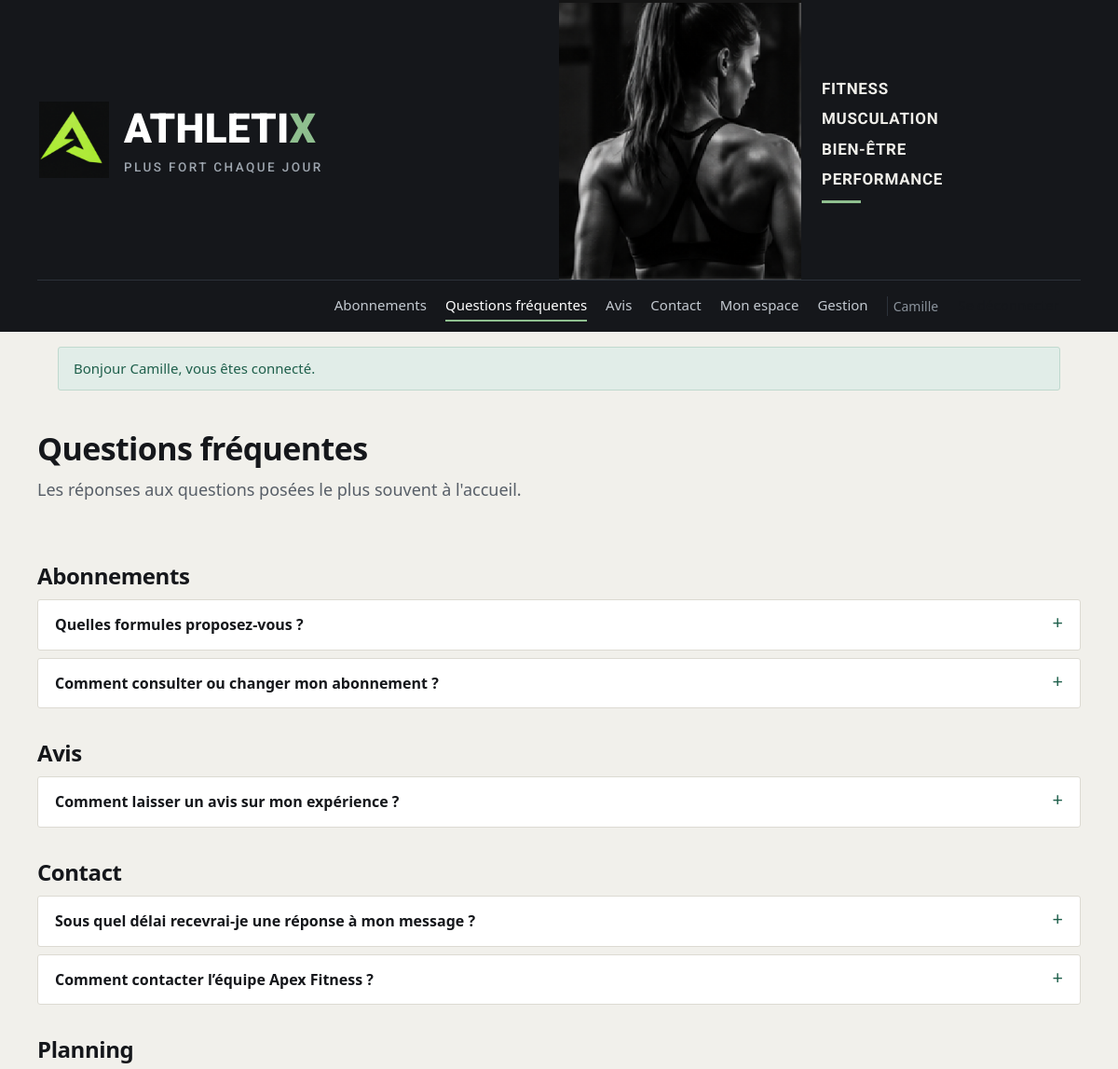
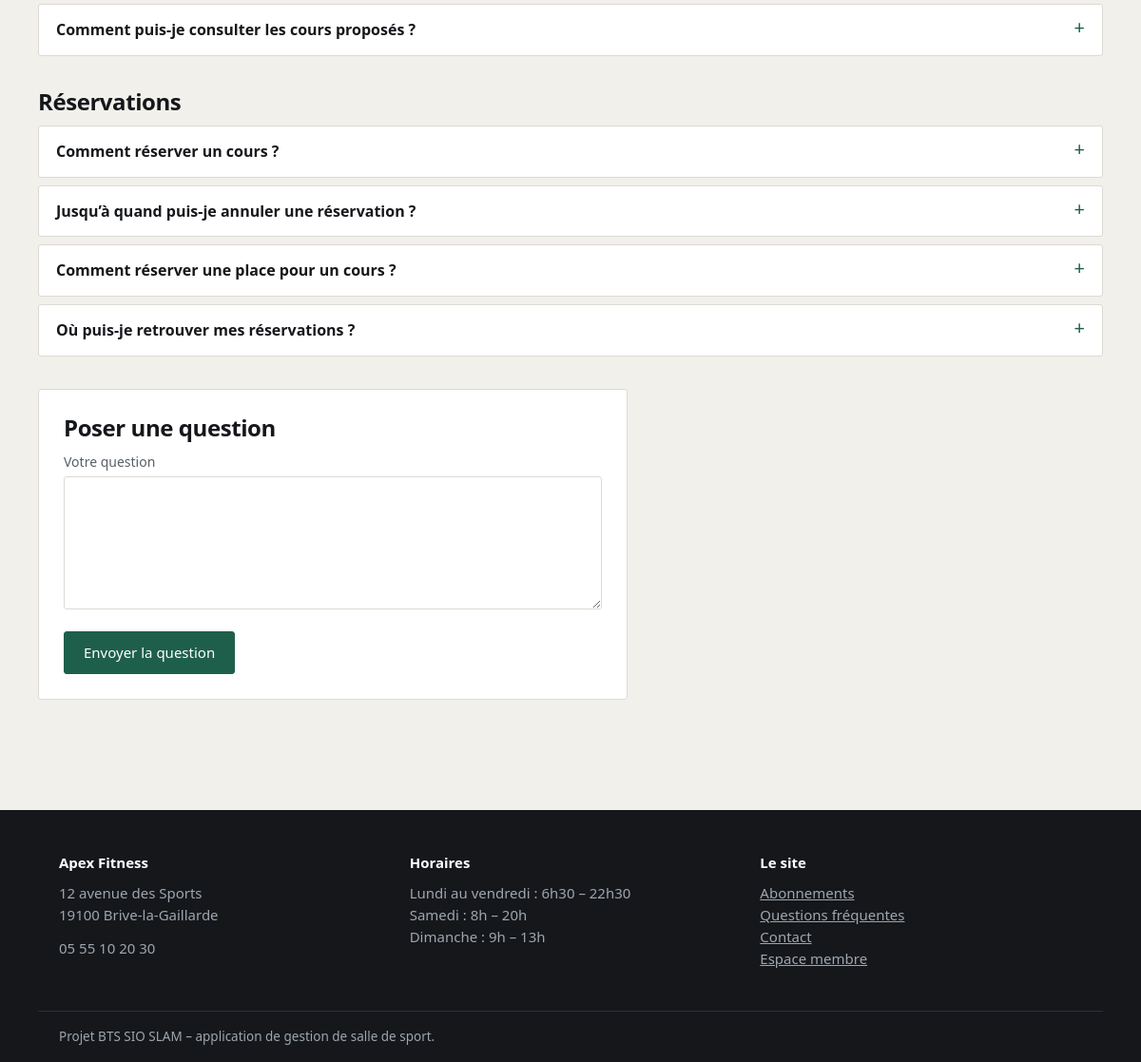
The page /index.php?route=faq/public.php (signed in) on the database its author committed (2 pictures, top to bottom).
### tables this page shows
CREATE TABLE faq (
  NumInteraction INT PRIMARY KEY,
  question       TEXT NOT NULL,
  reponse        TEXT,
  statut_faq     VARCHAR(20) NOT NULL DEFAULT 'En attente',
  categorie      VARCHAR(80) NOT NULL DEFAULT 'General',
  FOREIGN KEY (NumInteraction) REFERENCES interaction_adherent(NumInteraction) ON DELETE CASCADE
);

### faq/public.php (called while the page is built, shortened)
<?php
require_once __DIR__ . '/../config/function.php';
require_once __DIR__ . '/controller/FaqController.php';
$controller = new FaqController();
$controller->assurerQuestionsDemo();
$parCategorie = $controller->grouperParCategorie($controller->index());
require __DIR__ . '/view/public.php';

### public/index.php (called while the page is built, shortened)
<?php
require_once __DIR__ . '/../config/function.php';
$pages = [
    'accueil/index.php' => '../accueil/index.php',
    'abonnement/index.php' => '../abonnement/index.php',
    'abonnement/catalogue.php' => '../abonnement/catalogue.php',
    'abonnement_plus/index.php' => '../abonnement_plus/index.php',
    'activite/index.php' => '../activite/index.php',
    'adherent/index.php' => '../adherent/index.php',
    'adherent/espace.php' => '../adherent/espace.php',
    'admin/index.php' => '../admin/index.php',
    'admin/espace.php' => '../admin/espace.php',
    'avis/index.php' => '../avis/index.php',
    'avis/public.php' => '../avis/public.php',
    'basic/index.php' => '../basic/index.php',
    'demande_maintenance/index.php' => '../demande_maintenance/index.php',
    'employe/index.php' => '../employe/index.php',
    'employe/espace.php' => '../employe/espace.php',
    'equipement/index.php' => '../equipement/index.php',
    'etat_equipement/index.php' => '../etat_equipement/index.php',
    'faq/index.php' => '../faq/index.php',
    'faq/public.php' => '../faq/public.php',
    'fonction/index.php' => '../fonction/index.php',
    'fournisseur/index.php' => '../fournisseur/index.php',
    'fournisseur/gestion.php' => '../fournisseur/gestion.php',
    'freemium/index.php' => '../freemium/index.php',
    'interaction_adherent/index.php' => '../interaction_adherent/index.php',
    'message_contact/index.php' => '../message_contact/index.php',
    'offre/index.php' => '../offre/index.php',
    'paiement/index.php' => '../paiement/index.php',
    'paiement/payer.php' => '../paiement/payer.php',
    'qr_code/index.php' => '../qr_code/index.php',
    'reservation/index.php' => '../reservation/index.php',
    'salle/index.php' => '../salle/index.php',
    'souscrire/index.php' => '../souscrire/index.php',
    'statut/index.php' => '../statut/index.php',
    'statut_maintenance/index.php' => '../statut_maintenance/index.php',
    'type_equipement/index.php' => '../type_equipement/index.php',
    'utilisateur/index.php' => '../utilisateur/index.php',
    'utilisateur/connexion.php' => '../utilisateur/connexion.php',
    'utilisateur/deconnexion.php' => '../utilisateur/deconnexion.php',
    'config/install.php' => '../config/install.php',
];
$requestPath = parse_url($_SERVER['REQUEST_URI'] ?? '/', PHP_URL_PATH);
$queryRoute = $_GET['route'] ?? null;
$requestPath = rawurldecode($requestPath);
$route = $queryRoute !== null ? rawurldecode($queryRoute) : trim($requestPath, '/');
$page = realpath(__DIR__ . '/' . $pages[$route]);
require $page;

### config/function.php (called while the page is built, shortened)
<?php
function db(): PDO
{
    static $pdo = null;
    if ($pdo === null) {
        $dsn = sprintf('mysql:host=%s;port=%d;dbname=%s;charset=utf8mb4', DB_HOST, DB_PORT, DB_NAME);
        try {
            $pdo = new PDO($dsn, DB_USER, DB_PASS, [
                PDO::ATTR_ERRMODE => PDO::ERRMODE_EXCEPTION,
                PDO::ATTR_DEFAULT_FETCH_MODE => PDO::FETCH_ASSOC,
                PDO::ATTR_EMULATE_PREPARES => false,
            ]);
        } catch (PDOException $exception) {
            http_response_code(500);
            exit('Connexion à la base impossible. Vérifiez config/config.php. Détail : ' . $exception->getMessage());
        }
    }
    return $pdo;
}
function e(?string $value): string
{
    return htmlspecialchars((string) $value, ENT_QUOTES | ENT_SUBSTITUTE, 'UTF-8');
}
function connecte(): bool
{
    return isset($_SESSION['user']);
}
function a_role(string $role): bool
{
    return connecte() && in_array($role, $_SESSION['user']['roles'], true);
}

### faq/controller/FaqController.php (called while the page is built, shortened)
<?php
require_once __DIR__ . '/../model/FaqDomain.php';
final class FaqController
{
    private Faq $faq;
    public function __construct(?Faq $faq = null)
    {
        $this->faq = $faq ?? new Faq();
    }
    public function index(): array
    {
        return $this->faq->publiees();
    }
    public function grouperParCategorie(array $questions): array
    {
        $groupes = [];
        foreach ($questions as $question) {
            $groupes[$question['categorie']][] = $question;
        }
        return $groupes;
    }
}

### interaction_adherent/model/interaction_adherent.php (called while the page is built, shortened)
<?php
require_once __DIR__ . '/../../config/function.php';
class InteractionAdherent
{
    public function __construct(int $numUtilisateur, string $typeInteraction, ?PDO $pdo = null)
    {
        $this->pdo = $pdo ?? db();
    }
}

### faq/model/FaqDomain.php (called while the page is built, shortened)
<?php
require_once __DIR__ . '/../../interaction_adherent/model/interaction_adherent.php';
final class Faq extends InteractionAdherent
{
    public function publiees(): array
    {
        return $this->pdo->query(
            "SELECT f.*, i.date_interaction
             FROM faq f
             JOIN interaction_adherent i ON i.NumInteraction = f.NumInteraction
             WHERE f.statut_faq = 'Publiee'
             ORDER BY f.categorie, f.NumInteraction"
        )->fetchAll();
    }
}

### faq/view/public.php (the view, shortened to what this page needs)
<?php $parCategorie = $parCategorie ?? []; $erreur = $erreur ?? null; require __DIR__ . '/../../layout/header.php'; ?>
<div class="wrap page-head"><h1>Questions fréquentes</h1><p class="lead">Les réponses aux questions posées le plus souvent à l'accueil.</p></div>
<div class="wrap section">
<?php foreach ($parCategorie as $categorie => $questions): ?><section class="faq-cat"><h2><?= e($categorie) ?></h2><?php foreach ($questions as $question): ?><details class="faq-item"><summary><?= e($question['question']) ?></summary><div class="reponse"><?= nl2br(e($question['reponse'] ?? '')) ?></div></details><?php endforeach; ?></section><?php endforeach; ?>
<?php if (a_role('ADHERENT')): ?><section class="form" style="max-width:620px"><h2>Poser une question</h2><?php if ($erreur): ?><p class="flash flash-erreur"><?= e($erreur) ?></p><?php endif; ?><form method="post"><?= champ_csrf() ?><div class="form-ligne"><label for="question">Votre question</label><textarea id="question" name="question" maxlength="500" required></textarea></div><button class="btn btn-vert" type="submit">Envoyer la question</button></form></section><?php else: ?><p class="note">Les adhérents connectés peuvent poser une question. Sinon, utilisez le <a href="<?= url('message_contact/index.php') ?>">formulaire de contact</a>.</p><?php endif; ?></div>
<?php require __DIR__ . '/../../layout/footer.php'; ?>

### public/assets/css/style.css (style rules this page uses)
:root { --ink:#15171B; --ink-soft:#585F68; --canvas:#F1F0EB; --surface:#FFFFFF; --line:#DCDAD2; --green:#1E5F4B; --green-soft:#E1EDE8; --amber:#8E6410; --amber-soft:#F7EDD6; --rust:#9B3A2B; --rust-soft:#F5E0DC; --radius:3px; }
* { box-sizing:border-box }
html { scroll-behavior:smooth }
body { margin:0;background:var(--canvas);color:var(--ink); font-family:system-ui,-apple-system,"Segoe UI",Roboto,Helvetica,Arial,sans-serif; font-size:16px;line-height:1.55;font-variant-numeric:tabular-nums; }
.wrap { max-width:1120px;margin:0 auto;padding:0 22px }
h1,h2,h3 { letter-spacing:-.018em;line-height:1.2;margin:0 0 10px }
h1 { font-size:34px }
h2 { font-size:24px }
p { margin:0 0 12px }
.lead { font-size:18px;color:var(--ink-soft);max-width:62ch }
.btn { display:inline-block;background:var(--ink);color:#fff;border:1px solid var(--ink); padding:10px 20px;border-radius:var(--radius);text-decoration:none;cursor:pointer; font:inherit;font-size:15px; }
.btn-vert { background:var(--green);border-color:var(--green) }
.section { padding:56px 0 }
.form { background:var(--surface);border:1px solid var(--line);border-radius:var(--radius);padding:26px }
.form-ligne { margin-bottom:16px }
.form label { display:block;font-size:14px;color:var(--ink-soft);margin-bottom:5px }
.form input,.form select,.form textarea { width:100%;font:inherit;padding:10px 12px;border:1px solid var(--line); border-radius:var(--radius);background:#fff;color:var(--ink); }
.form textarea { min-height:140px;resize:vertical }
.page-head { padding:34px 0 8px }
.page-head .lead { margin-bottom:0 }

### public/assets/css/pages/faq.css (style rules this page uses)
.page-faq .faq-cat { margin-bottom:34px }
.page-faq .faq-item { background:var(--surface);border:1px solid var(--line);border-radius:var(--radius);margin-bottom:8px }
.page-faq .faq-item summary { padding:14px 18px;cursor:pointer;font-weight:600;list-style:none;display:flex;justify-content:space-between;gap:14px }
.page-faq .faq-item summary::after { content:"+";color:var(--green);font-weight:400;font-size:20px;line-height:1 }

### rows shown on the page
faq: question "Quelles formules proposez-vous ?"
faq: question "Comment consulter ou changer mon abonnement ?"
faq: question "Comment laisser un avis sur mon expérience ?"
faq: question "Sous quel délai recevrai-je une réponse à mon message ?"
faq: question "Comment contacter l’équipe Apex Fitness ?"
faq: question "Comment puis-je consulter les cours proposés ?"
faq: question "Comment réserver un cours ?"
faq: question "Jusqu’à quand puis-je annuler une réservation ?"
faq: question "Comment réserver une place pour un cours ?"
faq: question "Où puis-je retrouver mes réservations ?"

### other values the page prints
utilisateur()['prenomUsers'] "Camille"
$f['message'] "Bonjour Camille, vous êtes connecté."
$categorie "Abonnements"
$categorie "Avis"
$categorie "Contact"
$categorie "Planning"
$categorie "Réservations"
